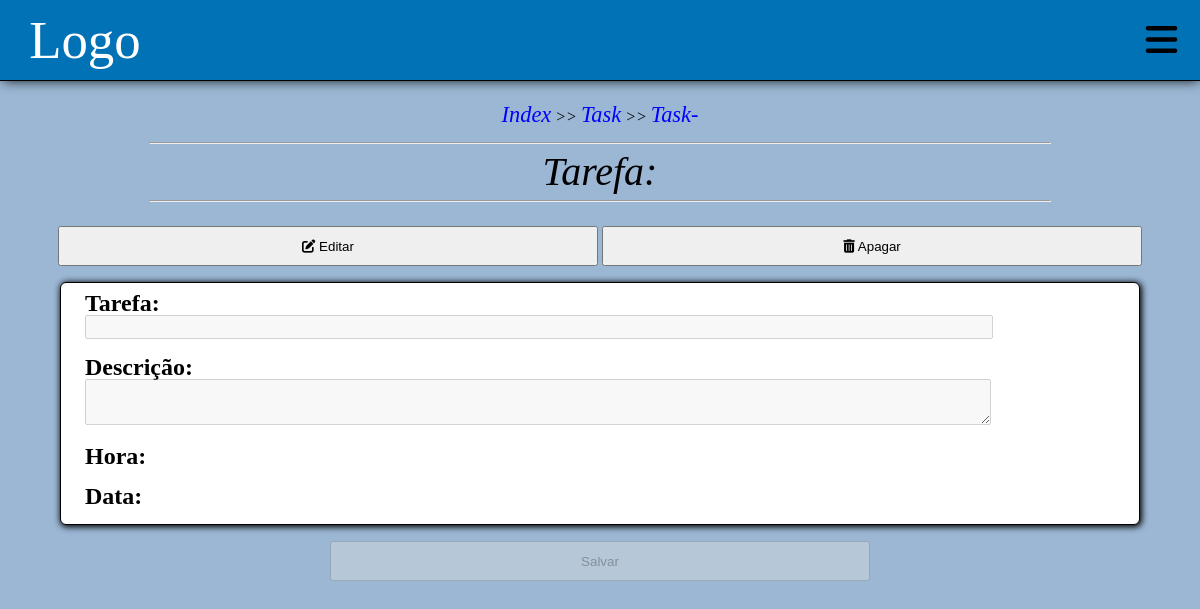
/task/3, run on an earlier commit of the app's database.
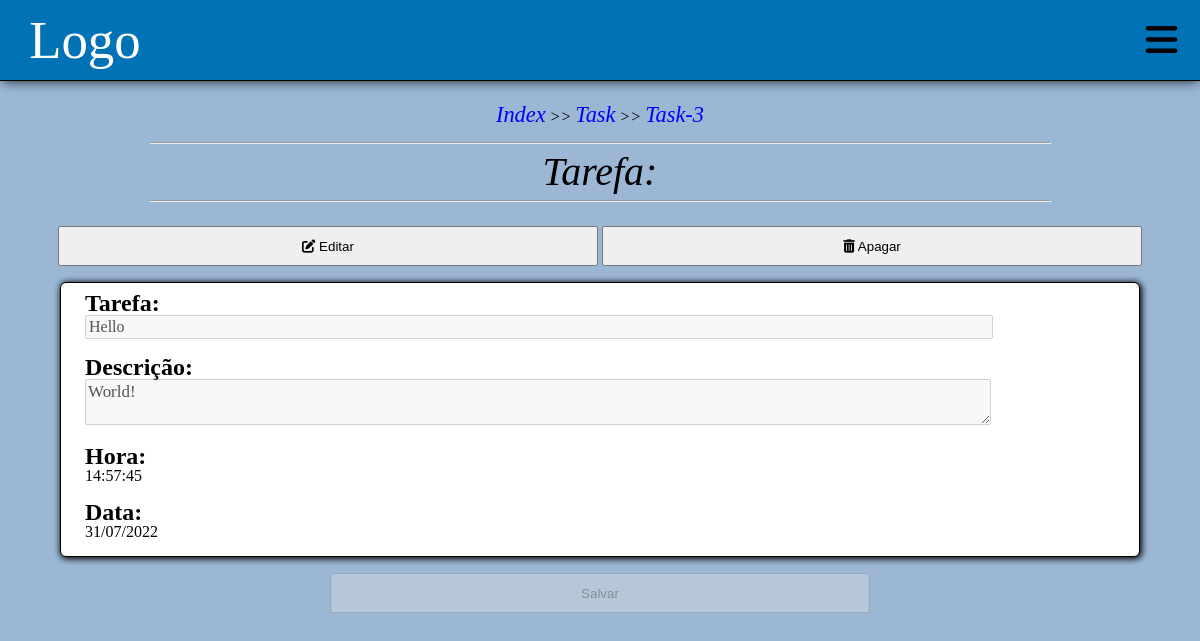
And on a later commit of the database.
### main.py (models this page shows, shortened)
class Task(db.Model):
    id = db.Column('id', db.Integer, primary_key = True, autoincrement=True)
    tarefa = db.Column(db.String(150))
    descricao = db.Column(db.String(250))
    dia = db.Column(db.String(15))
    hora = db.Column(db.String(15))

### main.py (the view)
@app.route("/task/<int:id>")
def task_view(id):
    task = Task.query.get(id)
    return render_template("task_view.html", task=task)

### templates/task_view.html (shortened to what this page needs)
{% extends "base.html" %}
{% block content %}
<div class="navegacao">
  <p><a href="/">Index</a> >> <a href="/task">Task</a> >> <a href="/task/id/{{task.id}}">Task-{{task.id}}</a><p>
</div>
<div class="task__container">
  <div class="titulo__divisor">
    <hr class="divisor">
    <h1 class="tasks__titulo">Tarefa:</h1>
    <hr class="divisor divisor-botom">
  </div>
  <div class="task__container__botoes">
    <button id="botao-editar" onclick="editarTask({{task.id}})"><i class="fa-solid fa-pen-to-square"></i> Editar</button>
    <button id="botao-apagar" onclick="window.location.href = '/delete/'+ {{task.id}}"><i class="fa-solid fa-trash-can"></i> Apagar</button>
  </div>
  <div class="tasks__apresentacao">
    <div class="tasks__apresentacao__item">
      <h1 >Tarefa:</h1>
      <input type="text" name="" id="" class="tasks__forms-input input-edit" value="{{task.tarefa}}" disabled>
    </div>
    <div class="tasks__apresentacao__item">
      <h1>Descrição:</h1>
      <textarea class="tasks__forms-textarea span-edit" disabled>{{task.descricao}}</textarea>
    </div>
    <div class="tasks__apresentacao__item">
      <h1>Hora:</h1>
      <p class="hora__salva">{{task.hora}}</p>
    </div>
    <div class="tasks__apresentacao__item">
      <h1>Data:</h1>
      <p class="dia__salvo">{{task.dia}}</p>
    </div>
  </div>
  <div class="task__container__botoes botao-salvar">
    <button disabled>Salvar</button>
  </div>
{% endblock %}

What changed in the data, as far as the page shows it:
added Task: id "3", tarefa "Hello", descricao "World!", hora "14:57:45", dia "31/07/2022"
